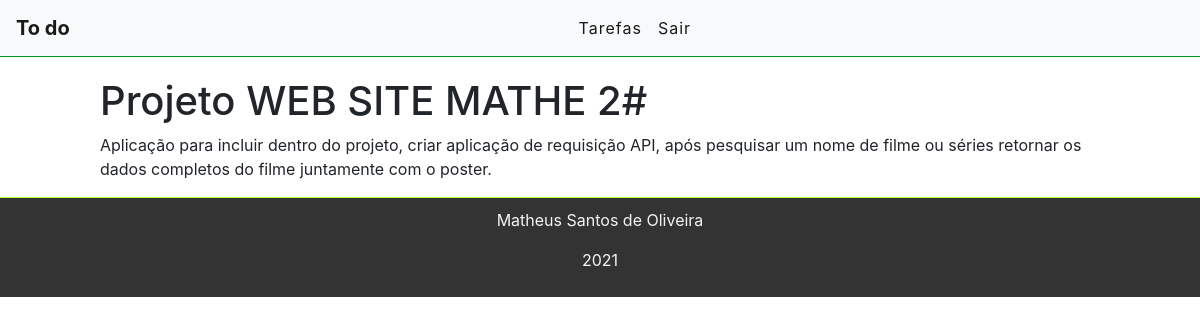
The page /task/20 (signed in) on the database its author committed.
### tasks/models.py (models this page shows, shortened)
class Task(models.Model):
    STATUS = (('doing', 'doing'), ('done', 'done'),)
    title = models.CharField(max_length=255)
    description = models.TextField()
    done = models.CharField(max_length=5,choices=STATUS)
    user = models.ForeignKey(get_user_model(), on_delete=models.CASCADE) #models.CASDADE deleta todos os dados quando o usuário deleta a conta
    created_at = models.DateField(auto_now_add=True)
    updated_at = models.DateField(auto_now=True)

### tasks/views.py (the view)
# urls.py: path('task/<int:id>', views.TaskView, name="task-view"), #R
@login_required
def TaskView(request, id):  # CRUD = R
    tasks = get_object_or_404(Task, pk=id)
    return render(request, 'task/task.html', {'task': tasks})

### tasks/templates/task/task.html (shortened to what this page needs)
{% extends 'base.html' %}
{% block content %}
<div class="offset-1 col-10 list-div">
    <h1>{{task.title}}</h1>
    <p>{{task.description}}</p>
</div>
{% endblock %}

### tasks/static/css/styles.css (style rules this page uses)
.list-div { padding: 0; }

### rows shown on the page
Task: title "Projeto WEB SITE MATHE 2#", description "Aplicação para incluir dentro do projeto, criar aplicação de requisição API, após pesquisar um nome de filme ou séries retornar os dados completos do filme juntamente com o poster."
